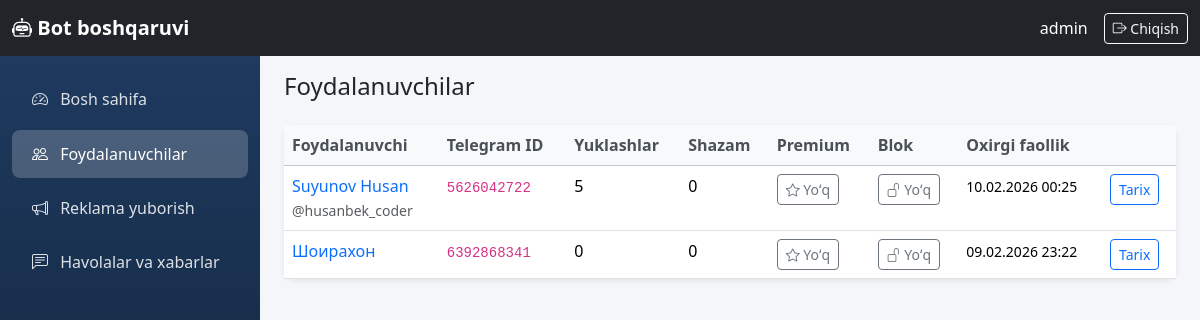
Page /boshqaruv/foydalanuvchilar/ (signed in) on the earlier database version.
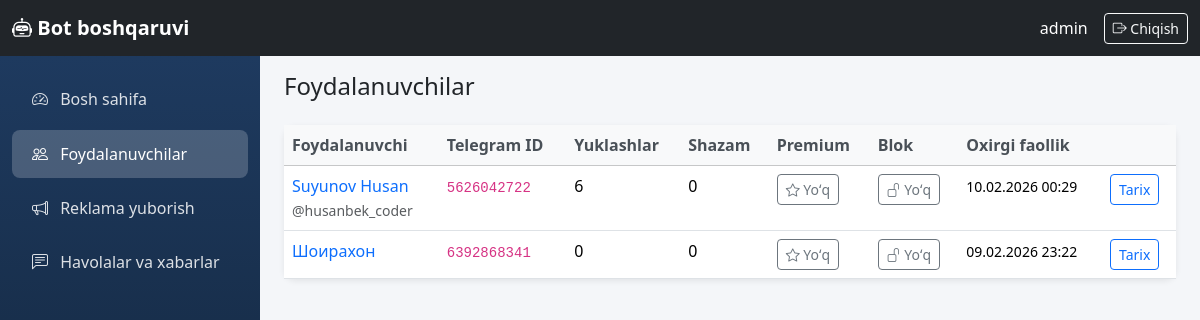
Same page on the later database version.
### core/models.py (models this page shows, shortened)
class TelegramUser(models.Model):
    telegram_id = models.BigIntegerField(unique=True, verbose_name='Telegram ID')
    username = models.CharField(max_length=255, blank=True, null=True, verbose_name='Username')
    first_name = models.CharField(max_length=255, verbose_name='Ism')
    last_name = models.CharField(max_length=255, blank=True, null=True, verbose_name='Familiya')
    created_at = models.DateTimeField(auto_now_add=True, verbose_name='Ro\'yxatdan o\'tgan vaqt')
    last_active = models.DateTimeField(auto_now=True, verbose_name='Oxirgi faollik')
    download_count = models.PositiveIntegerField(default=0, verbose_name='Yuklashlar soni')
    is_premium = models.BooleanField(default=False, verbose_name='Premium')
    is_banned = models.BooleanField(default=False, verbose_name='Bloklangan')
    class Meta:
        verbose_name = 'Foydalanuvchi'
        verbose_name_plural = 'Foydalanuvchilar'
        ordering = ['-last_active']

### dashboard/views.py (the view)
# urls.py: path('boshqaruv/foydalanuvchilar/', views.users_view, name='users'),
@login_required(login_url='dashboard:login')
def users_view(request):
    users = TelegramUser.objects.annotate(
        downloads_count=Count('downloads'),
        shazam_count=Count('shazam_logs'),
    ).order_by('-last_active')
    return render(request, 'dashboard/users.html', {'users': users})

### templates/dashboard/users.html (shortened to what this page needs)
{% extends 'dashboard/base.html' %}
{% block content %}
<h1 class="h4 mb-4">Foydalanuvchilar</h1>
<div class="card">
    <div class="card-body p-0">
        <div class="table-responsive">
            <table class="table table-hover mb-0">
                <thead class="table-light">
                    <tr>
                        <th>Foydalanuvchi</th>
                        <th>Telegram ID</th>
                        <th>Yuklashlar</th>
                        <th>Shazam</th>
                        <th>Premium</th>
                        <th>Blok</th>
                        <th>Oxirgi faollik</th>
                        <th></th>
                    </tr>
                </thead>
                <tbody>
                    {% for u in users %}
                    <tr>
                        <td>
                            <a href="{% url 'dashboard:user_detail' u.pk %}" class="text-decoration-none fw-medium">{{ u.first_name }} {{ u.last_name|default:"" }}</a>
                            {% if u.username %}<br><small class="text-muted">@{{ u.username }}</small>{% endif %}
                        </td>
                        <td><code>{{ u.telegram_id }}</code></td>
                        <td>{{ u.downloads_count }}</td>
                        <td>{{ u.shazam_count }}</td>
                        <td>
                            <button type="button" class="btn btn-sm {% if u.is_premium %}btn-warning{% else %}btn-outline-secondary{% endif %} btn-action user-premium" data-pk="{{ u.pk }}" data-premium="{{ u.is_premium|yesno:'1,0' }}">
                                {% if u.is_premium %}<i class="bi bi-star-fill"></i> Premium{% else %}<i class="bi bi-star"></i> Yoʻq{% endif %}
                            </button>
                        </td>
                        <td>
                            <button type="button" class="btn btn-sm {% if u.is_banned %}btn-danger{% else %}btn-outline-secondary{% endif %} btn-action user-ban" data-pk="{{ u.pk }}" data-banned="{{ u.is_banned|yesno:'1,0' }}">
                                {% if u.is_banned %}<i class="bi bi-lock-fill"></i> Blok{% else %}<i class="bi bi-unlock"></i> Yoʻq{% endif %}
                            </button>
                        </td>
                        <td><small>{{ u.last_active|date:"d.m.Y H:i" }}</small></td>
                        <td>
                            <a href="{% url 'dashboard:user_detail' u.pk %}" class="btn btn-sm btn-outline-primary">Tarix</a>
                        </td>
                    </tr>
                    {% empty %}
                    <tr><td colspan="8" class="text-center text-muted py-4">Foydalanuvchilar yoʻq</td></tr>
                    {% endfor %}
                </tbody>
            </table>
        </div>
    </div>
</div>
{% endblock %}

Differences in the rows shown:
changed TelegramUser "Suyunov Husan": downloads_count "5" → "6"; last_active "10.02.2026 00:25" → "10.02.2026 00:29"
